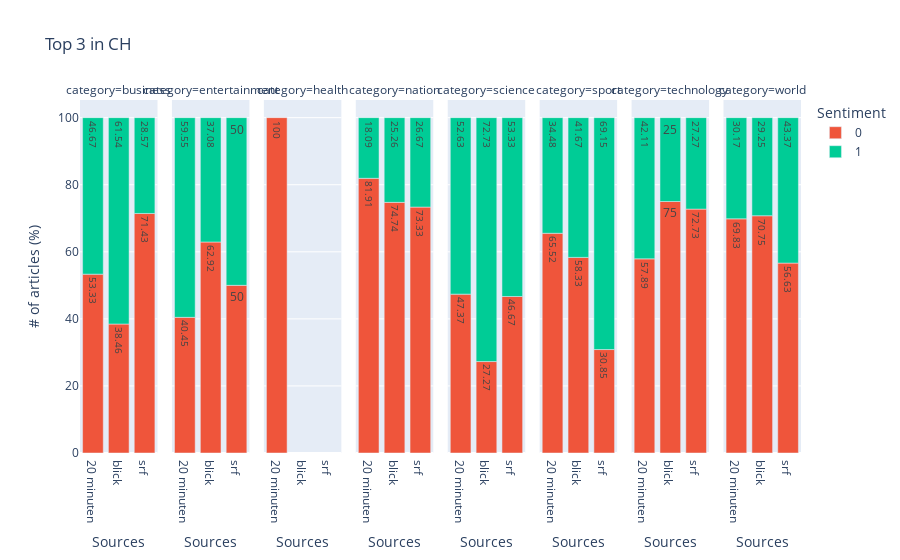

The code cell stored with this chart in its notebook:
### Code cell
figCat = px.bar(sourceClean,
                x="source",
                y="sentiment %",
                text = "sentiment %", 
                #barmode="group",
                color="sentiment",
                color_discrete_map={
                    '0': '#ef553b',
                    '1': '#00cc96'
                },
                #facet_row='sentiment', 
                facet_col="category",
                #facet_col_wrap=4
                #facet_row="targetTitle", 
                #facet_col="category",
                labels={
                    "source": "Sources",
                    "sentiment %": "# of articles (%)",
                    "sentiment": "Sentiment"
                  },
                title="Top 3 in CH"
                )

figCat.show()

### Figure 1 — Plotly figure (JSON) as saved in the notebook; plotly's stock layout.template omitted (floating-point values rounded to 4 significant figures)
{"data": [{"alignmentgroup": "True", "hovertemplate": "Sentiment=0<br>category=business<br>Sources=%{x}<br># of articles (%)=%{text}<extra></extra>", "legendgroup": "0", "marker": {"color": "#ef553b"}, "name": "0", "offsetgroup": "0", "orientation": "v", "showlegend": true, "text": [53.33, 38.46, 71.43], "textposition": "auto", "type": "bar", "x": ["20 minuten", "blick", "srf"], "xaxis": "x", "y": [53.33, 38.46, 71.43], "yaxis": "y"}, {"alignmentgroup": "True", "hovertemplate": "Sentiment=0<br>category=entertainment<br>Sources=%{x}<br># of articles (%)=%{text}<extra></extra>", "legendgroup": "0", "marker": {"color": "#ef553b"}, "name": "0", "offsetgroup": "0", "orientation": "v", "showlegend": false, "text": [40.45, 62.92, 50], "textposition": "auto", "type": "bar", "x": ["20 minuten", "blick", "srf"], "xaxis": "x2", "y": [40.45, 62.92, 50], "yaxis": "y2"}, {"alignmentgroup": "True", "hovertemplate": "Sentiment=0<br>category=health<br>Sources=%{x}<br># of articles (%)=%{text}<extra></extra>", "legendgroup": "0", "marker": {"color": "#ef553b"}, "name": "0", "offsetgroup": "0", "orientation": "v", "showlegend": false, "text": [100], "textposition": "auto", "type": "bar", "x": ["20 minuten"], "xaxis": "x3", "y": [100], "yaxis": "y3"}, {"alignmentgroup": "True", "hovertemplate": "Sentiment=0<br>category=nation<br>Sources=%{x}<br># of articles (%)=%{text}<extra></extra>", "legendgroup": "0", "marker": {"color": "#ef553b"}, "name": "0", "offsetgroup": "0", "orientation": "v", "showlegend": false, "text": [81.91, 74.74, 73.33], "textposition": "auto", "type": "bar", "x": ["20 minuten", "blick", "srf"], "xaxis": "x4", "y": [81.91, 74.74, 73.33], "yaxis": "y4"}, {"alignmentgroup": "True", "hovertemplate": "Sentiment=0<br>category=science<br>Sources=%{x}<br># of articles (%)=%{text}<extra></extra>", "legendgroup": "0", "marker": {"color": "#ef553b"}, "name": "0", "offsetgroup": "0", "orientation": "v", "showlegend": false, "text": [47.37, 27.27, 46.67], "textposition": "auto", "type": "bar", "x": ["20 minuten", "blick", "srf"], "xaxis": "x5", "y": [47.37, 27.27, 46.67], "yaxis": "y5"}, {"alignmentgroup": "True", "hovertemplate": "Sentiment=0<br>category=sport<br>Sources=%{x}<br># of articles (%)=%{text}<extra></extra>", "legendgroup": "0", "marker": {"color": "#ef553b"}, "name": "0", "offsetgroup": "0", "orientation": "v", "showlegend": false, "text": [65.52, 58.33, 30.85], "textposition": "auto", "type": "bar", "x": ["20 minuten", "blick", "srf"], "xaxis": "x6", "y": [65.52, 58.33, 30.85], "yaxis": "y6"}, {"alignmentgroup": "True", "hovertemplate": "Sentiment=0<br>category=technology<br>Sources=%{x}<br># of articles (%)=%{text}<extra></extra>", "legendgroup": "0", "marker": {"color": "#ef553b"}, "name": "0", "offsetgroup": "0", "orientation": "v", "showlegend": false, "text": [57.89, 75, 72.73], "textposition": "auto", "type": "bar", "x": ["20 minuten", "blick", "srf"], "xaxis": "x7", "y": [57.89, 75, 72.73], "yaxis": "y7"}, {"alignmentgroup": "True", "hovertemplate": "Sentiment=0<br>category=world<br>Sources=%{x}<br># of articles (%)=%{text}<extra></extra>", "legendgroup": "0", "marker": {"color": "#ef553b"}, "name": "0", "offsetgroup": "0", "orientation": "v", "showlegend": false, "text": [69.83, 70.75, 56.63], "textposition": "auto", "type": "bar", "x": ["20 minuten", "blick", "srf"], "xaxis": "x8", "y": [69.83, 70.75, 56.63], "yaxis": "y8"}, {"alignmentgroup": "True", "hovertemplate": "Sentiment=1<br>category=business<br>Sources=%{x}<br># of articles (%)=%{text}<extra></extra>", "legendgroup": "1", "marker": {"color": "#00cc96"}, "name": "1", "offsetgroup": "1", "orientation": "v", "showlegend": true, "text": [46.67, 61.54, 28.57], "textposition": "auto", "type": "bar", "x": ["20 minuten", "blick", "srf"], "xaxis": "x", "y": [46.67, 61.54, 28.57], "yaxis": "y"}, {"alignmentgroup": "True", "hovertemplate": "Sentiment=1<br>category=entertainment<br>Sources=%{x}<br># of articles (%)=%{text}<extra></extra>", "legendgroup": "1", "marker": {"color": "#00cc96"}, "name": "1", "offsetgroup": "1", "orientation": "v", "showlegend": false, "text": [59.55, 37.08, 50], "textposition": "auto", "type": "bar", "x": ["20 minuten", "blick", "srf"], "xaxis": "x2", "y": [59.55, 37.08, 50], "yaxis": "y2"}, {"alignmentgroup": "True", "hovertemplate": "Sentiment=1<br>category=nation<br>Sources=%{x}<br># of articles (%)=%{text}<extra></extra>", "legendgroup": "1", "marker": {"color": "#00cc96"}, "name": "1", "offsetgroup": "1", "orientation": "v", "showlegend": false, "text": [18.09, 25.26, 26.67], "textposition": "auto", "type": "bar", "x": ["20 minuten", "blick", "srf"], "xaxis": "x4", "y": [18.09, 25.26, 26.67], "yaxis": "y4"}, {"alignmentgroup": "True", "hovertemplate": "Sentiment=1<br>category=science<br>Sources=%{x}<br># of articles (%)=%{text}<extra></extra>", "legendgroup": "1", "marker": {"color": "#00cc96"}, "name": "1", "offsetgroup": "1", "orientation": "v", "showlegend": false, "text": [52.63, 72.73, 53.33], "textposition": "auto", "type": "bar", "x": ["20 minuten", "blick", "srf"], "xaxis": "x5", "y": [52.63, 72.73, 53.33], "yaxis": "y5"}, {"alignmentgroup": "True", "hovertemplate": "Sentiment=1<br>category=sport<br>Sources=%{x}<br># of articles (%)=%{text}<extra></extra>", "legendgroup": "1", "marker": {"color": "#00cc96"}, "name": "1", "offsetgroup": "1", "orientation": "v", "showlegend": false, "text": [34.48, 41.67, 69.15], "textposition": "auto", "type": "bar", "x": ["20 minuten", "blick", "srf"], "xaxis": "x6", "y": [34.48, 41.67, 69.15], "yaxis": "y6"}, {"alignmentgroup": "True", "hovertemplate": "Sentiment=1<br>category=technology<br>Sources=%{x}<br># of articles (%)=%{text}<extra></extra>", "legendgroup": "1", "marker": {"color": "#00cc96"}, "name": "1", "offsetgroup": "1", "orientation": "v", "showlegend": false, "text": [42.11, 25, 27.27], "textposition": "auto", "type": "bar", "x": ["20 minuten", "blick", "srf"], "xaxis": "x7", "y": [42.11, 25, 27.27], "yaxis": "y7"}, {"alignmentgroup": "True", "hovertemplate": "Sentiment=1<br>category=world<br>Sources=%{x}<br># of articles (%)=%{text}<extra></extra>", "legendgroup": "1", "marker": {"color": "#00cc96"}, "name": "1", "offsetgroup": "1", "orientation": "v", "showlegend": false, "text": [30.17, 29.25, 43.37], "textposition": "auto", "type": "bar", "x": ["20 minuten", "blick", "srf"], "xaxis": "x8", "y": [30.17, 29.25, 43.37], "yaxis": "y8"}], "layout": {"annotations": [{"font": {}, "showarrow": false, "text": "category=business", "x": 0.05375, "xanchor": "center", "xref": "paper", "y": 1, "yanchor": "bottom", "yref": "paper"}, {"font": {}, "showarrow": false, "text": "category=entertainment", "x": 0.1812, "xanchor": "center", "xref": "paper", "y": 1, "yanchor": "bottom", "yref": "paper"}, {"font": {}, "showarrow": false, "text": "category=health", "x": 0.3087, "xanchor": "center", "xref": "paper", "y": 1, "yanchor": "bottom", "yref": "paper"}, {"font": {}, "showarrow": false, "text": "category=nation", "x": 0.4363, "xanchor": "center", "xref": "paper", "y": 1, "yanchor": "bottom", "yref": "paper"}, {"font": {}, "showarrow": false, "text": "category=science", "x": 0.5637, "xanchor": "center", "xref": "paper", "y": 1, "yanchor": "bottom", "yref": "paper"}, {"font": {}, "showarrow": false, "text": "category=sport", "x": 0.6912, "xanchor": "center", "xref": "paper", "y": 1, "yanchor": "bottom", "yref": "paper"}, {"font": {}, "showarrow": false, "text": "category=technology", "x": 0.8188, "xanchor": "center", "xref": "paper", "y": 1, "yanchor": "bottom", "yref": "paper"}, {"font": {}, "showarrow": false, "text": "category=world", "x": 0.9463, "xanchor": "center", "xref": "paper", "y": 1, "yanchor": "bottom", "yref": "paper"}], "autosize": true, "barmode": "relative", "legend": {"title": {"text": "Sentiment"}, "tracegroupgap": 0}, "title": {"text": "Top 3 in CH"}, "xaxis": {"anchor": "y", "autorange": true, "domain": [0, 0.1075], "range": [-0.5, 2.5], "title": {"text": "Sources"}, "type": "category"}, "xaxis2": {"anchor": "y2", "autorange": true, "domain": [0.1275, 0.235], "matches": "x", "range": [-0.5, 2.5], "title": {"text": "Sources"}, "type": "category"}, "xaxis3": {"anchor": "y3", "autorange": true, "domain": [0.255, 0.3625], "matches": "x", "range": [-0.5, 2.5], "title": {"text": "Sources"}, "type": "category"}, "xaxis4": {"anchor": "y4", "autorange": true, "domain": [0.3825, 0.49], "matches": "x", "range": [-0.5, 2.5], "title": {"text": "Sources"}, "type": "category"}, "xaxis5": {"anchor": "y5", "autorange": true, "domain": [0.51, 0.6175], "matches": "x", "range": [-0.5, 2.5], "title": {"text": "Sources"}, "type": "category"}, "xaxis6": {"anchor": "y6", "autorange": true, "domain": [0.6375, 0.745], "matches": "x", "range": [-0.5, 2.5], "title": {"text": "Sources"}, "type": "category"}, "xaxis7": {"anchor": "y7", "autorange": true, "domain": [0.765, 0.8725], "matches": "x", "range": [-0.5, 2.5], "title": {"text": "Sources"}, "type": "category"}, "xaxis8": {"anchor": "y8", "autorange": true, "domain": [0.8925, 1], "matches": "x", "range": [-0.5, 2.5], "title": {"text": "Sources"}, "type": "category"}, "yaxis": {"anchor": "x", "autorange": true, "domain": [0, 1], "range": [0, 105.3], "title": {"text": "# of articles (%)"}, "type": "linear"}, "yaxis2": {"anchor": "x2", "autorange": true, "domain": [0, 1], "matches": "y", "range": [0, 105.3], "showticklabels": false, "type": "linear"}, "yaxis3": {"anchor": "x3", "autorange": true, "domain": [0, 1], "matches": "y", "range": [0, 105.3], "showticklabels": false, "type": "linear"}, "yaxis4": {"anchor": "x4", "autorange": true, "domain": [0, 1], "matches": "y", "range": [0, 105.3], "showticklabels": false, "type": "linear"}, "yaxis5": {"anchor": "x5", "autorange": true, "domain": [0, 1], "matches": "y", "range": [0, 105.3], "showticklabels": false, "type": "linear"}, "yaxis6": {"anchor": "x6", "autorange": true, "domain": [0, 1], "matches": "y", "range": [0, 105.3], "showticklabels": false, "type": "linear"}, "yaxis7": {"anchor": "x7", "autorange": true, "domain": [0, 1], "matches": "y", "range": [0, 105.3], "showticklabels": false, "type": "linear"}, "yaxis8": {"anchor": "x8", "autorange": true, "domain": [0, 1], "matches": "y", "range": [0, 105.3], "showticklabels": false, "type": "linear"}}}
